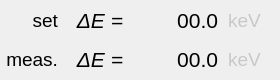
    <widget class="QWidget" name="widget" native="true">
     <property name="geometry">
      <rect>
       <x>15</x>
       <y>105</y>
       <width>280</width>
       <height>80</height>
      </rect>
     </property>
     <layout class="QGridLayout" name="gridLayout">
      <property name="leftMargin">
       <number>2</number>
      </property>
      <property name="topMargin">
       <number>2</number>
      </property>
      <property name="rightMargin">
       <number>2</number>
      </property>
      <property name="bottomMargin">
       <number>2</number>
      </property>
      <property name="horizontalSpacing">
       <number>10</number>
      </property>
      <property name="verticalSpacing">
       <number>2</number>
      </property>
      <item row="1" column="1">
       <widget class="QLabel" name="label_15">
        <property name="font">
         <font>
          <pointsize>16</pointsize>
          <italic>true</italic>
         </font>
        </property>
        <property name="text">
         <string>ΔE =</string>
        </property>
        <property name="alignment">
         <set>Qt::AlignRight|Qt::AlignTrailing|Qt::AlignVCenter</set>
        </property>
       </widget>
      </item>
      <item row="2" column="3">
       <widget class="QLabel" name="meas_1_l">
        <property name="maximumSize">
         <size>
          <width>50</width>
          <height>16777215</height>
         </size>
        </property>
        <property name="font">
         <font>
          <pointsize>14</pointsize>
         </font>
        </property>
        <property name="styleSheet">
         <string notr="true">color: rgb(200, 200, 200);</string>
        </property>
        <property name="text">
         <string>keV</string>
        </property>
        <property name="alignment">
         <set>Qt::AlignLeading|Qt::AlignLeft|Qt::AlignVCenter</set>
        </property>
       </widget>
      </item>
      <item row="1" column="2">
       <widget class="PyDMLabel" name="phi_gun_7">
        <property name="minimumSize">
         <size>
          <width>85</width>
          <height>0</height>
         </size>
        </property>
        <property name="font">
         <font>
          <pointsize>16</pointsize>
         </font>
        </property>
        <property name="toolTip">
         <string/>
        </property>
        <property name="styleSheet">
         <string notr="true">PyDMLabel {
  border-radius: 2px;
}
PyDMLabel[alarmSensitiveBorder=&quot;true&quot;][alarmSeverity=&quot;0&quot;] {
  background-color: rgb(0,0,10);
  color: rgb(144,194,255);
}
PyDMLabel[alarmSensitiveBorder=&quot;true&quot;][alarmSeverity=&quot;1&quot;] {
  background-color: rgb(0,0,10);
  color: rgb(255,255,0);
}

PyDMLabel[alarmSensitiveBorder=&quot;true&quot;][alarmSeverity=&quot;2&quot;] {
  background-color: rgb(255,0,0);
  color: rgb(255,255,255);
}

PyDMLabel[alarmSensitiveBorder=&quot;true&quot;][alarmSeverity=&quot;3&quot;] {
  background-color: rgb(192,0,255);
  color: rgb(255,255,0);
}

PyDMLabel[alarmSensitiveBorder=&quot;true&quot;][alarmSeverity=&quot;4&quot;] {
  color: rgb(218,218,218);
  background-color: rgb(25,25,25);
}</string>
        </property>
        <property name="text">
         <string>00.0</string>
        </property>
        <property name="alignment">
         <set>Qt::AlignRight|Qt::AlignTrailing|Qt::AlignVCenter</set>
        </property>
        <property name="margin">
         <number>3</number>
        </property>
        <property name="precision" stdset="0">
         <number>1</number>
        </property>
        <property name="showUnits" stdset="0">
         <bool>false</bool>
        </property>
        <property name="precisionFromPV" stdset="0">
         <bool>false</bool>
        </property>
        <property name="alarmSensitiveContent" stdset="0">
         <bool>true</bool>
        </property>
        <property name="alarmSensitiveBorder" stdset="0">
         <bool>true</bool>
        </property>
        <property name="PyDMToolTip" stdset="0">
         <string/>
        </property>
        <property name="channel" stdset="0">
         <string>SIOC:SYS1:ML00:AO858</string>
        </property>
        <property name="enableRichText" stdset="0">
         <bool>false</bool>
        </property>
       </widget>
      </item>
      <item row="2" column="2">
       <widget class="PyDMLabel" name="phi_gun">
        <property name="minimumSize">
         <size>
          <width>85</width>
          <height>0</height>
         </size>
        </property>
        <property name="font">
         <font>
          <pointsize>16</pointsize>
         </font>
        </property>
        <property name="toolTip">
         <string/>
        </property>
        <property name="styleSheet">
         <string notr="true">PyDMLabel {
  border-radius: 2px;
}
PyDMLabel[alarmSensitiveBorder=&quot;true&quot;][alarmSeverity=&quot;0&quot;] {
  background-color: rgb(0,0,10);
  color: rgb(144,194,255);
}
PyDMLabel[alarmSensitiveBorder=&quot;true&quot;][alarmSeverity=&quot;1&quot;] {
  background-color: rgb(0,0,10);
  color: rgb(255,255,0);
}

PyDMLabel[alarmSensitiveBorder=&quot;true&quot;][alarmSeverity=&quot;2&quot;] {
  background-color: rgb(255,0,0);
  color: rgb(255,255,255);
}

PyDMLabel[alarmSensitiveBorder=&quot;true&quot;][alarmSeverity=&quot;3&quot;] {
  background-color: rgb(192,0,255);
  color: rgb(255,255,0);
}

PyDMLabel[alarmSensitiveBorder=&quot;true&quot;][alarmSeverity=&quot;4&quot;] {
  color: rgb(218,218,218);
  background-color: rgb(25,25,25);
}</string>
        </property>
        <property name="text">
         <string>00.0</string>
        </property>
        <property name="alignment">
         <set>Qt::AlignRight|Qt::AlignTrailing|Qt::AlignVCenter</set>
        </property>
        <property name="margin">
         <number>3</number>
        </property>
        <property name="precision" stdset="0">
         <number>1</number>
        </property>
        <property name="showUnits" stdset="0">
         <bool>false</bool>
        </property>
        <property name="precisionFromPV" stdset="0">
         <bool>false</bool>
        </property>
        <property name="alarmSensitiveContent" stdset="0">
         <bool>true</bool>
        </property>
        <property name="alarmSensitiveBorder" stdset="0">
         <bool>true</bool>
        </property>
        <property name="PyDMToolTip" stdset="0">
         <string/>
        </property>
        <property name="channel" stdset="0">
         <string>SIOC:SYS1:ML00:CALC150</string>
        </property>
        <property name="enableRichText" stdset="0">
         <bool>false</bool>
        </property>
       </widget>
      </item>
      <item row="2" column="1">
       <widget class="QLabel" name="label_9">
        <property name="font">
         <font>
          <pointsize>16</pointsize>
          <italic>true</italic>
         </font>
        </property>
        <property name="text">
         <string>ΔE =</string>
        </property>
        <property name="alignment">
         <set>Qt::AlignRight|Qt::AlignTrailing|Qt::AlignVCenter</set>
        </property>
       </widget>
      </item>
      <item row="1" column="3">
       <widget class="QLabel" name="meas_1_l_5">
        <property name="maximumSize">
         <size>
          <width>50</width>
          <height>16777215</height>
         </size>
        </property>
        <property name="font">
         <font>
          <pointsize>14</pointsize>
         </font>
        </property>
        <property name="styleSheet">
         <string notr="true">color: rgb(200, 200, 200);</string>
        </property>
        <property name="text">
         <string>keV</string>
        </property>
        <property name="alignment">
         <set>Qt::AlignLeading|Qt::AlignLeft|Qt::AlignVCenter</set>
        </property>
       </widget>
      </item>
      <item row="1" column="0">
       <widget class="QLabel" name="label_16">
        <property name="font">
         <font>
          <pointsize>14</pointsize>
          <italic>false</italic>
         </font>
        </property>
        <property name="text">
         <string>set</string>
        </property>
        <property name="alignment">
         <set>Qt::AlignRight|Qt::AlignTrailing|Qt::AlignVCenter</set>
        </property>
       </widget>
      </item>
      <item row="2" column="0">
       <widget class="QLabel" name="label_17">
        <property name="font">
         <font>
          <pointsize>14</pointsize>
          <italic>false</italic>
         </font>
        </property>
        <property name="text">
         <string>meas.</string>
        </property>
        <property name="alignment">
         <set>Qt::AlignRight|Qt::AlignTrailing|Qt::AlignVCenter</set>
        </property>
       </widget>
      </item>
     </layout>
    </widget>
